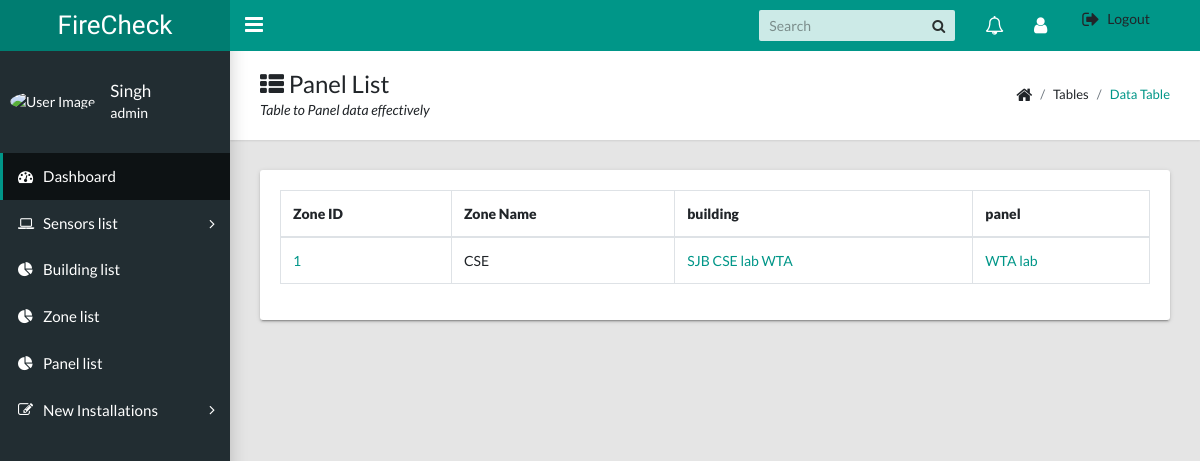
/zonelist (signed in), run on an earlier commit of the app's database.
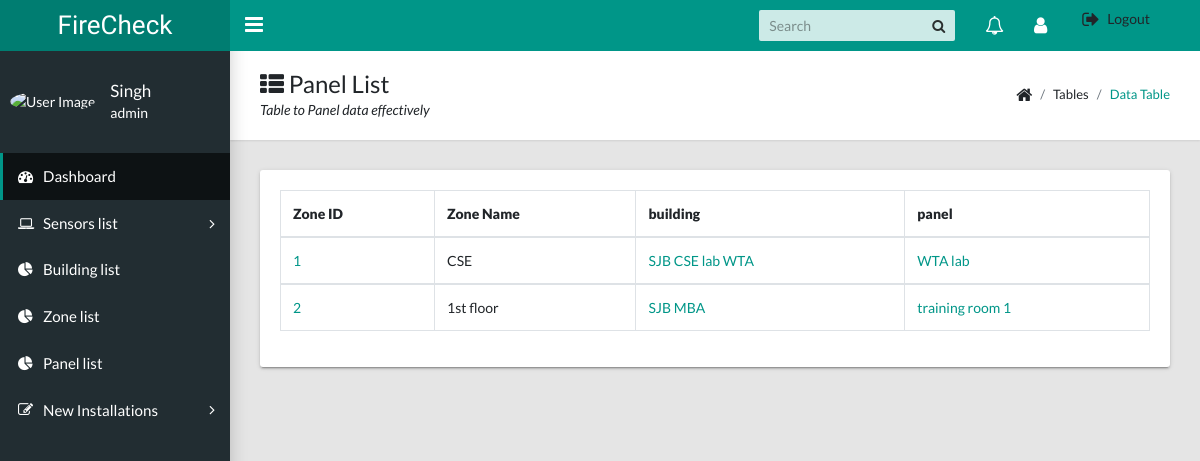
And on a later commit of the database.
### FireCheck/models.py (models this page shows, shortened)
class zone(models.Model):
    name = models.CharField(max_length=128)
    building = models.ForeignKey(to=building, on_delete=models.CASCADE)
    panel = models.ForeignKey(to=panel, on_delete=models.CASCADE)
    floor = models.IntegerField()
    date_time_created = models.DateTimeField(auto_now_add=True)

class building(models.Model):
    name = models.CharField(max_length=128)
    latitude = models.FloatField()
    longitude = models.FloatField()
    address = models.CharField(max_length=512)
    email = models.CharField(max_length=256)

class panel(models.Model):
    building = models.ForeignKey(to=building, on_delete=models.CASCADE)
    location = models.TextField()
    name = models.CharField(max_length=128)

### FireCheck/views.py (the view)
# urls.py: path("zonelist", views.zone_list, name="zonelist"),
@login_required(login_url='/admin/login/')
def zone_list(request):
    context= {
        "zones" : zone.objects.all()
    }
    return render(request, "FireCheck/zone-list.html", context)

### FireCheck/templates/FireCheck/zone-list.html
{% extends 'base.html' %}
{% block content %}
<main class="app-content">
      <div class="app-title">
        <div>
          <h1><i class="fa fa-th-list"></i> Panel List</h1>
          <p>Table to Panel data effectively</p>
        </div>
        <ul class="app-breadcrumb breadcrumb side">
          <li class="breadcrumb-item"><i class="fa fa-home fa-lg"></i></li>
          <li class="breadcrumb-item">Tables</li>
          <li class="breadcrumb-item active"><a href="#">Data Table</a></li>
        </ul>
      </div>
      <div class="row">
        <div class="col-md-12">
          <div class="tile">
            <div class="tile-body">
              <table class="table table-hover table-bordered" id="sampleTable">
                <thead>
                  <tr>
                    <th> <b>Zone ID</b> </th>
           <th> <b>Zone Name</b>  </th>
           <th> <b>building</b> </th>
           <th> <b>panel</b> </th>
                </tr>
                </thead>
                {% for d in zones %}
                <tbody>
                              <td> <a href="/zone/{{d.id}}">{{d.id}}</a> </td>
                              <td>{{d.name}} </td>
                              <td><a href="/building/{{d.building.id}}">{{d.building.name}}</a> </td>
                                <td><a href="/panel/{{d.panel.id}}">{{d.panel.name}}</a> </td>
                                    </tbody>
                                    {% endfor %}
            </table>
          </div>
        </div>
      </div>
    </div>
  </main>
{% endblock %}

What changed in the data, as far as the page shows it:
added zone: id "2", name "1st floor", building.name "SJB MBA", panel.name "training room 1"
